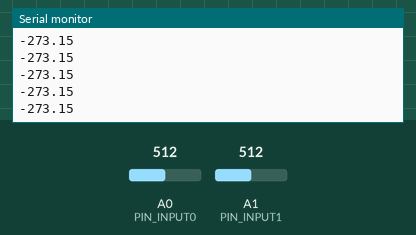
This sketch was run on a simulated Arduino Zero (SAMD21). Shown: the last lines printed to the serial monitor. Inputs (shaded band) come from the test bench; at power-on: A1 (PIN_INPUT1) = 512, A0 (PIN_INPUT0) = 512 (analog values on the 0–1023 scale).

Above: at 1.2 s.
1.3 s: A1 (PIN_INPUT1) set to 528
At 1.31 s:
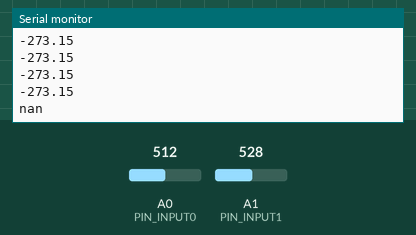
3.2 s: A0 (PIN_INPUT0) set to 542
At 3.22 s:
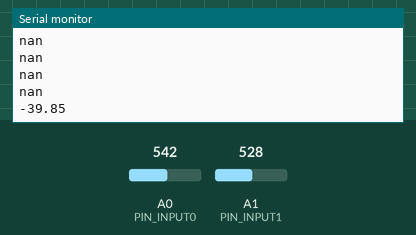
Timing chart, 0 to 6.2 s (numbered marks = the images above; inputs shaded):
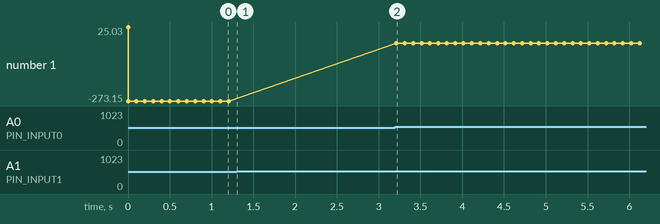

Measured:
- the behaviour switches between 512 and 513 on A1 (PIN_INPUT1) (found by bisection; images 0 and 1)
- the behaviour switches between 527 and 528 on A0 (PIN_INPUT0) (found by bisection; images 1 and 2)
- after the input at 1.3 s, the serial monitor: prints a new line at once (image 1)
- after the input at 3.2 s, the serial monitor: prints a new line at once (image 2)
- plotted number 1: -273.15 → -39.85 after the input at 3.2 s

The sketch:

PID_test_20160229.ino
```cpp
/********************************************************
 * PID Basic Example
 * Reading analog input 0 to control analog PWM output 3
 ********************************************************/

#include <PID_v1.h>
#include <stdio.h> // for function sprintf

#define PIN_INPUT0 A0
#define PIN_INPUT1 A1
#define PIN_INPUT2 A2
#define PIN_INPUT3 A3


//Define Variables we'll be connecting to
double Setpoint[4]={1,1,1,1};
double Input[4];
double Output[4];
int thermvoltage[2];
double thermresistance;
double temperature;

//Specify the links and initial tuning parameters
double Kp[4]={0.1,2,2,2};
double Ki[4]={0.1,5,5,5};
double Kd[4]={0.1,1,1,1};
PID myPID0(&Input[0], &Output[0], &Setpoint[0], Kp[0], Ki[0], Kd[0], DIRECT);
//PID myPID1(&Input[1], &Output[1], &Setpoint[1], Kp[1], Ki[1], Kd[1], DIRECT);
//PID myPID2(&Input[2], &Output[2], &Setpoint[2], Kp[2], Ki[2], Kd[2], DIRECT);
//PID myPID3(&Input[3], &Output[3], &Setpoint[3], Kp[3], Ki[3], Kd[3], DIRECT);

void setup()
{
  Serial.begin(9600);

  // Set ADC to 12bit mode
  analogReadResolution(12);
  analogWriteResolution(12);
  //initialize the variables we're linked to
  thermvoltage[0]=analogRead(PIN_INPUT0);
  thermvoltage[1]=analogRead(PIN_INPUT1);
  thermresistance=10000*thermvoltage[1]/thermvoltage[0];
  temperature=thermistor(thermresistance);
  Serial.println(temperature);
  //turn the PID on
  myPID0.SetMode(AUTOMATIC);
  myPID0.SetOutputLimits(-3,3);
  myPID0.SetSampleTime(100);

}

void loop()
{
  unsigned long startTime=millis();

  thermvoltage[0]=analogRead(PIN_INPUT0);
  thermvoltage[1]=analogRead(PIN_INPUT1);
  double temp=thermvoltage[0]-thermvoltage[1];
  thermresistance=10000*double(thermvoltage[1]/temp);
  temperature=thermistor(thermresistance);
  Input[0] = temperature;
  myPID0.Compute();
  Serial.println(temperature);
//Serial.println(millis()-startTime);
//double t=thermistor(10512.12);
//Serial.println(t);
delay(100);
}

double thermistor(double R)
{
float A=0.98750e-3;
float B=2.56900e-4;
float C=0.00023e-7;
double logR=log(R);
double temperature=(1.0 / (A + B*logR + C*logR*logR*logR) ) -273.15;
return temperature;
}
```
